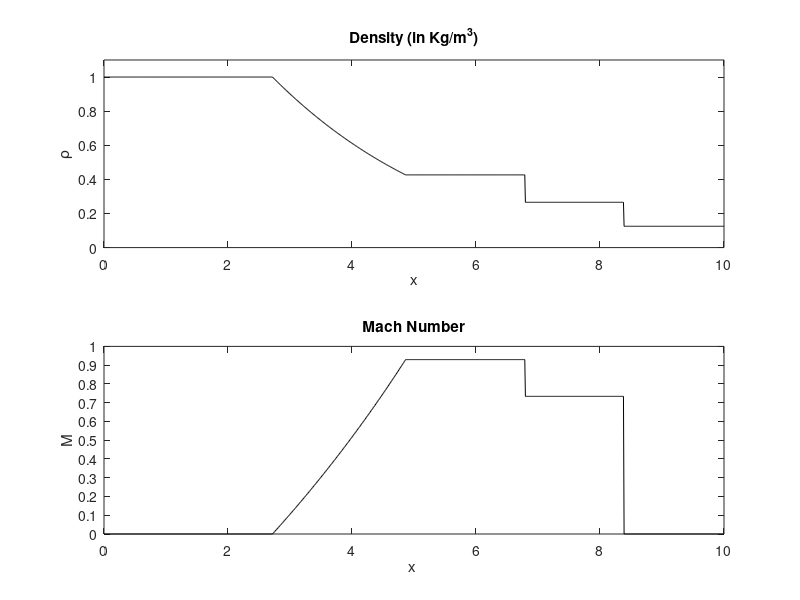

Write the MATLAB code that produced this figure.
%%%%%%%%%%%%%%%%%%%%%%%%%%%%%%%%%%%%%%%%%%%%%%%%%%%%%%%%%%%%%%%%%%%%%%%%%%%
%%%%%%%%%%%%%%%%%%%%%%%%%%%%%%%%%%%%%%%%%%%%%%%%%%%%%%%%%%%%%%%%%%%%%%%%%%%
% Mason Shopperly
% AER1318H S Topics in Computational Fluid Dynamics
% Filename: a1_33.m
% Description: Mainline to determine the exact solution of the
% shock-tube problem specified in exercise 3.3.
%%%%%%%%%%%%%%%%%%%%%%%%%%%%%%%%%%%%%%%%%%%%%%%%%%%%%%%%%%%%%%%%%%%%%%%%%%%
function a1_33(~, ~)
    clc;
    % 1. Problem & geometry specification
    [gamma, pL, pR, rhoL, rhoR, aL, aR, t] = specifyProblem();
    [x0, x_domain] = specifyGeometry();
    % 2. Exact solution of governing equations & plotting
    [density, mach_number, pressure] = arrayfun(@(x) getState(x, t, pL, pR, rhoL, rhoR, aL, aR, gamma, x0), x_domain);
    plotResults33(x_domain, density, mach_number, pressure)
    %%
    function [gamma, pL, pR, rhoL, rhoR, aL, aR, t] = specifyProblem()
        clc;
        % Initial L & R pressures, densities, specific heat ratio, and solution time as per Exercise 3.3
        [pL, pR, rhoL, rhoR, gamma, t] = deal(1e5, 1e4, 1, 0.125, 1.4, 6.1e-3); 
        % Sound speeds in left and right sections determined from the specified pressures and densities (Equation 3.13)
        [aL, aR] = deal(sqrt(gamma * pL / rhoL), sqrt(gamma * pR / rhoR)); 
    end
    %%
    function [x0, x_domain] = specifyGeometry()
        % Length of the shock tube
        L = 10;
        % Assumed initial location of the diaphragm
        x0 = 5;
        % Number of points for discretizing the domain
        j = 1000; 
        % Spatial domain
        x_domain = linspace(0, L, j);
    end
    %%
    function [density, mach_number, pressure] = getState(x, t, pL, pR, rhoL, rhoR, aL, aR, gamma, x0)
        % Initialization
        [P, V, C, rho3, rho2, p2] = computeShockAndContactSpeeds(pL, pR, aL, aR, rhoL, rhoR, gamma);
    
        % Define region intersects based on x values
        int_L5 = x0 - aL * t; % Head of the expansion wave
        int_53 = x0 + (V * (gamma + 1) / 2 - aL) * t; % Tail of the expansion fan using correct characteristic speed
        int_32 = x0 + V * t; % Contact surface
        int_2R = x0 + C * t; % Shock wave
    
        % Determine the state based on the position x
        if x < int_L5
            % Region L
            [density, mach_number, pressure] = computeRegionL(rhoL, pL);
        elseif x >= int_L5 && x < int_53
            % Expansion Fan
            [density, mach_number, pressure] = computeExpansionFan(x, x0, aL, pL, rhoL, gamma, t);
        elseif x >= int_53 && x < int_32
            % Region 3
            [density, mach_number, pressure] = computeRegion3(p2, rhoL, gamma, pL, V);
        elseif x >= int_32 && x < int_2R
            % Region 2 - Post-Contact
            [density, mach_number, pressure] = computePostContact(P, pR, rhoR, gamma, V);
        else
            % Region R - Post-Shock
            [density, mach_number, pressure] = computePostShock(rhoR, pR);
        end
    end
    %%
    function [P, V, C, rho3, rho2, p2] = computeShockAndContactSpeeds(pL, pR, aL, aR, rhoL, rhoR, gamma)   
        % Modify the initial guesses for pressure ratio P if necessary
        % The interval for P must bracket the root, so we choose P_min and P_max
        % to ensure that they are on opposite sides of the root.
        P_min = pR / pL; % Minimum possible value for P (when the pressure ratio is 1:1)
        P_max = pL / pR; % Maximum possible value for P (when all of the pressure from pL transfers to pR)
        P_guess = 0.5 * (P_min + P_max); % Updated guess interval
        
        % Function handle for the pressure function
        % This function is derived from the shock jump conditions and the isentropic
        % flow relations for the expansion fan.
        PFun = @(P) P_fun(P, pL, pR, aL, aR, gamma);
        dPFun = @(P) dP_fun(P, pL, pR, aL, aR, gamma);
        
        % Solve for the pressure ratio P using a nonlinear solver
        P = newtonsMethod(PFun, dPFun, P_guess, 1e-9, 1000);
    
        % Calculate p2, rho2, V, and C using the obtained pressure ratio P
        % These are derived from the Rankine-Hugoniot relations and the conditions
        % across the contact discontinuity.
        alpha = (gamma + 1) / (gamma - 1); 
        p2 = P * pR; % Pressure behind the shock
        rho2 = rhoR * (1 + alpha * P) / (alpha + P); % Density behind the shock
        p3 = p2; % Pressure is constant across the contact discontinuity
        V = 2 * aL / (gamma - 1) * (1 - (p3 / pL).^((gamma - 1) / (2 * gamma))); % Velocity behind the contact surface
        rho3 = rhoL * (p3 / pL).^(1 / gamma); % Density using isentropic relation
        C = (P - 1) * aR^2 / (gamma * V); % Shock speed (Equation 3.58)
    end
    %%
    function F = P_fun(P, pL, pR, aL, aR, gamma)
        % Implicit equation for pressure P across the shock
        alpha = (gamma + 1) / (gamma - 1);
        term1 = sqrt(2 / (gamma * (gamma - 1))) * (P - 1) / sqrt(1 + alpha * P);
        term2 = (2 / (gamma - 1)) * (aL / aR);
        term3 = (1 - (pR * P / pL).^((gamma - 1) / (2 * gamma)));
    
        F = term1 - term2 * term3;
    end
    %%
    function F = dP_fun(P, pL, pR, aL, aR, gamma)
        alpha = (gamma + 1) / (gamma - 1);
    
        % Derivative of term1 with respect to P
        dterm1 = sqrt(2 / (gamma * (gamma - 1))) * (1 ./ sqrt(1 + alpha * P) - (P - 1) * alpha ./ (2 * (1 + alpha * P).^(3/2)));
    
        % Derivative of term3 with respect to P
        dterm3 = -pR / pL * ((gamma - 1) / (2 * gamma)) * (pR * P / pL).^((gamma - 1) / (2 * gamma) - 1);
    
        % The derivative of F with respect to P
        F = dterm1 - (2 / (gamma - 1)) * (aL / aR) * dterm3;
    end
    %%
    function P = newtonsMethod(fun, dPFun, initialGuess, tol, maxIter)
        P = initialGuess;
        for iter = 1:maxIter
            f_val = fun(P);
            f_prime = dPFun(P);  % Make sure this returns a scalar
    
            % Check for zero derivative (to avoid division by zero)
            if abs(f_prime) < 1e-12
                error('Newton''s method failed: derivative too small.');
            end
    
            % Update P using Newton's method
            P_new = P - f_val / f_prime;  % This should be a scalar update
    
            % Check convergence
            if abs(P_new - P) < tol
                P = P_new;
                break;
            end
    
            P = P_new;
        end
    
        if iter == maxIter
            error('Newton''s method did not converge within the maximum number of iterations');
        end
    end
    %%
    function [density, mach_number, pressure] = computeRegionL(rhoL, pL)
            density = rhoL;
            mach_number = 0;
            pressure = pL;
    end
    %%
    function [density, mach_number, pressure] = computeExpansionFan(x, x0, aL, pL, rhoL, gamma, t)
        % Compute the local speed of sound within the expansion fan
        u5 = (2 / (gamma + 1)) * ((x - x0) / t + aL);
        a5 = aL - ((gamma - 1) / 2) * u5;
    
        % Compute the pressure within the expansion fan
        p5 = pL * (a5 / aL)^(2 * gamma / (gamma - 1));
    
        % Compute the density within the expansion fan
        rho5 = rhoL * (p5 / pL)^(1 / gamma);
    
        % Compute the Mach number within the expansion fan
        M5 = u5 / a5;
    
        % Assign outputs to the function
        density = rho5;
        mach_number = M5;
        pressure = p5;
    end
    %%
    function [density, mach_number, pressure] = computeRegion3(p2, rhoL, gamma, pL, V)
        % The pressure behind the contact surface is the same as the pressure p2
        % from the post-shock region, and since the flow is isentropic, the density
        % changes according to isentropic relations.
        pressure = p2;
        
        % Calculate the density using isentropic relations, since the entropy to
        % the left of the contact surface is equal to that of the original
        % quiescent left state.
        density = rhoL * (pressure / pL)^(1 / gamma);
        
        % The velocity V is the same across the contact discontinuity and is
        % equal to the speed of the contact surface.
        mach_number = V / (sqrt(gamma * pressure / density)); % Mach number using the speed of sound after the contact surface
    end
    %%
    function [density, mach_number, pressure] = computePostContact(P, pR, rhoR, gamma, V)
        % This function computes the flow properties in region 2, which is 
        % immediately behind the shock wave and is governed by the Rankine-Hugoniot 
        % relations due to the shock.
        
        % Pressure behind the shock is P times the right pressure (pR).
        pressure = P * pR;
        
        % Density behind the shock (rho2) calculated using the shock pressure ratio (P).
        alpha = (gamma + 1) / (gamma - 1);
        density = rhoR * (alpha * P + 1) / (alpha + P);
        
        % Mach number behind the shock is the velocity divided by the speed of sound in region 2.
        mach_number = V / sqrt(gamma * pressure / density);
    end
    %%
    function [density, mach_number, pressure] = computePostShock(rhoR, pR)
            density = rhoR;
            mach_number = 0;
            pressure = pR;
    end
    %%
    function plotResults33(x, rho, M, P)
        % This function plots the density and Mach number profiles
        % The figure setup is based on the layout of Fig. 3.3 from the textbook
        
        figure('Name', 'Shock Tube Problem Results');
    
        subplot(2, 1, 1);
        plot(x, rho, 'Color', 'k');
        title('Density (in Kg/m^3)'); % Title based on Fig. 3.3a in the textbook
        xlabel('x'); % x-axis label as per standard convention
        xlim([0 10]); % x-axis limits as per the domain specified in the textbook's example
        ylabel('\rho', 'Interpreter', 'tex'); % y-axis label using LaTeX formatting as in the textbook
        ylim([0 1.1]); % y-axis limits based on expected range of density values
        yticks(0:.2:1); % y-axis ticks setting for density plot
    
        subplot(2, 1, 2);
        plot(x, M, 'Color', 'k');
        title('Mach Number'); % Title based on Fig. 3.3b in the textbook
        xlabel('x '); % x-axis label as per standard convention
        xlim([0 10]); % x-axis limits as per the domain specified in the textbook's example
        ylabel('M'); % y-axis label for Mach number
        ylim([0 1]); % y-axis limits based on expected range of Mach number values
        yticks(0:.1:1); % y-axis ticks setting for Mach number plot
        
        % subplot(3, 1, 3);
        % plot(x, P, 'Color', 'k');
        % title('Pressure'); % Title based on Fig. 3.3b in the textbook
        % xlabel('x '); % x-axis label as per standard convention
        % xlim([0 10]); % x-axis limits as per the domain specified in the textbook's example
        % ylabel('P'); % y-axis label for Mach number
        % ylim([1e4 1.1e5]); % y-axis limits based on expected range of Mach number values
        
        % Adjust figure window size and position on screen
        screen_size = get(0, 'ScreenSize');
        fig_width = 400;
        fig_height = 700;
        fig_x = (screen_size(3) - fig_width) / 2;
        fig_y = (screen_size(4) - fig_height) / 2; 
        set(gcf, 'Position', [fig_x, fig_y, fig_width, fig_height]);
    end
end
%%%%%%%%%%%%%%%%%%%%%%%%%%%%%%%%%%%%%%%%%%%%%%%%%%%%%%%%%%%%%%%%%%%%%%%%%%%
%%%%%%%%%%%%%%%%%%%%%%%%%%%%%%%%%%%%%%%%%%%%%%%%%%%%%%%%%%%%%%%%%%%%%%%%%%%